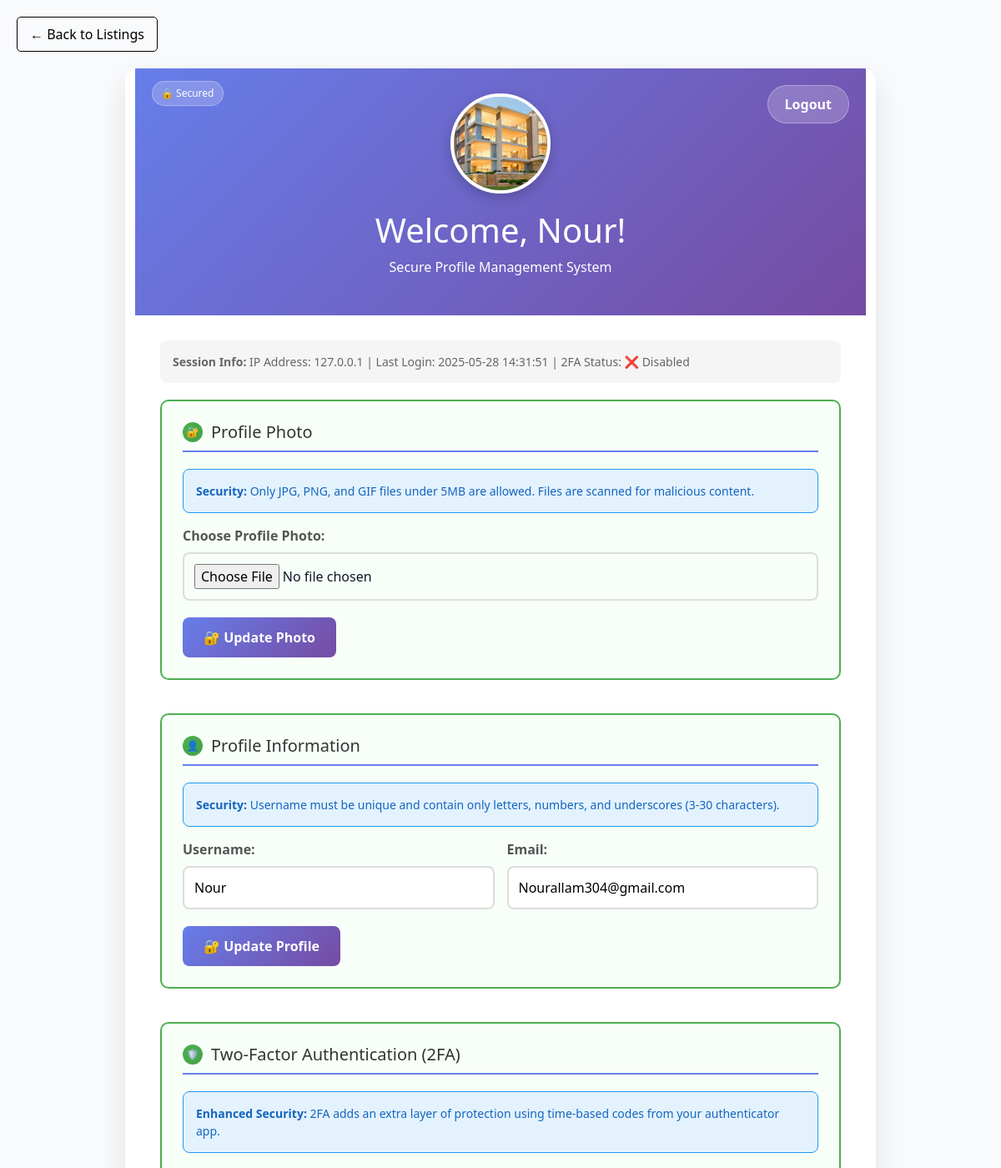
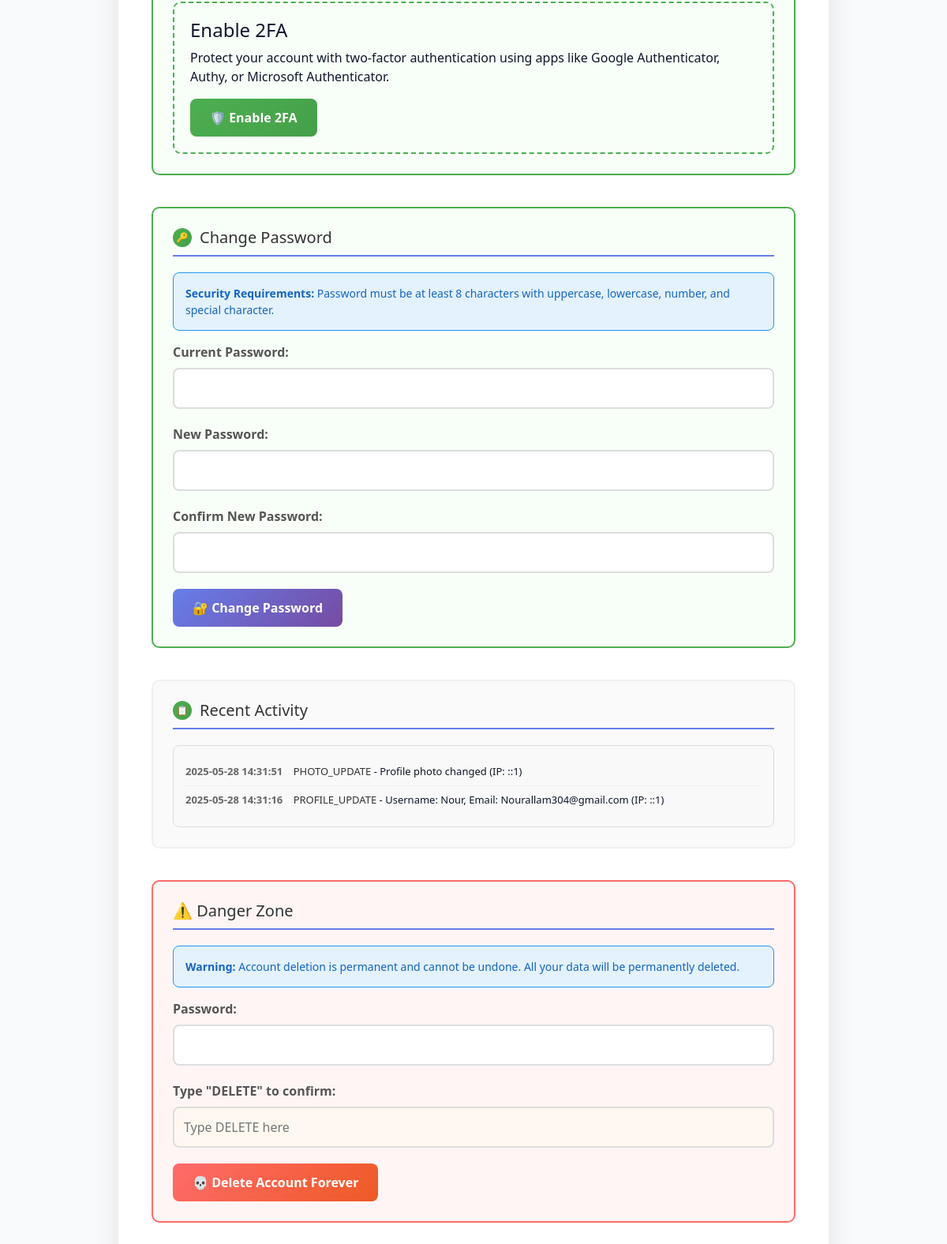
The app's page /index.php?page=profile (signed in) with its own data (2 pictures, top to bottom).
### tables this page shows
CREATE TABLE `users` (
  `id` int(11) NOT NULL,
  `username` varchar(255) NOT NULL,
  `password` varchar(255) NOT NULL,
  `email` varchar(100) NOT NULL,
  `is_active` tinyint(1) DEFAULT 1,
  `failed_login_attempts` int(11) DEFAULT 0,
  `locked_until` datetime DEFAULT NULL,
  `last_login_at` datetime DEFAULT NULL,
  `created_at` timestamp NOT NULL DEFAULT current_timestamp(),
  `updated_at` timestamp NOT NULL DEFAULT current_timestamp() ON UPDATE current_timestamp(),
  `failed_attempts` int(11) DEFAULT 0,
  `last_login` datetime DEFAULT NULL,
  `last_ip` varchar(45) DEFAULT NULL,
  `two_fa_secret` varchar(255) DEFAULT NULL,
  `profile_photo` varchar(255) DEFAULT NULL,
  `role` varchar(50) NOT NULL DEFAULT 'user'
);

CREATE TABLE `audit_logs` (
  `id` int(11) NOT NULL,
  `user_id` int(11) NOT NULL,
  `action` varchar(100) NOT NULL,
  `details` text DEFAULT NULL,
  `ip_address` varchar(45) NOT NULL,
  `user_agent` text DEFAULT NULL,
  `timestamp` int(11) NOT NULL
);

### layouts/pages/profile.php (the view, shortened to what this page needs)
<?php
$host = 'localhost';
$dbname = 'forfree';
$username = 'root';
$password = '';
try {
    $pdo = new PDO("mysql:host=$host;dbname=$dbname;charset=utf8mb4", $username, $password);
    $pdo->setAttribute(PDO::ATTR_ERRMODE, PDO::ERRMODE_EXCEPTION);
    $pdo->setAttribute(PDO::ATTR_EMULATE_PREPARES, false);
} catch(PDOException $e) {
    error_log("Database connection failed: " . $e->getMessage());
    die("System temporarily unavailable. Please try again later.");
}
$user_id = $_SESSION['user_id'];
$stmt = $pdo->prepare("SELECT * FROM users WHERE id = ?");
$stmt->execute([$user_id]);
$user = $stmt->fetch();
?>
<!DOCTYPE html>
<html lang="en">
<head>
</head>
<body>
        <a href="javascript:history.back()" class="back-link">← Back to Listings</a>
    <div class="container">
        <div class="header">
            <div class="security-badge">🔒 Secured</div>
            <a href="logout.php" class="logout-btn">Logout</a>
            <div class="profile-photo-container">
                <?php if ($user['profile_photo'] && file_exists($user['profile_photo'])): ?>
                    <img src="<?php echo htmlspecialchars($user['profile_photo']); ?>" alt="Profile Photo" class="profile-photo">
                <?php else: ?>
                    <div class="profile-photo">👤</div>
                <?php endif; ?>
            </div>
            <h1>Welcome, <?php echo htmlspecialchars($user['username']); ?>!</h1>
            <p>Secure Profile Management System</p>
        </div>
        <div class="content">
            <div class="session-info">
                <strong>Session Info:</strong>
                IP Address: <?php echo htmlspecialchars($_SERVER['REMOTE_ADDR'] ?? 'Unknown'); ?> |
                Last Login: <?php echo date('Y-m-d H:i:s', strtotime($user['updated_at'] ?? $user['created_at'])); ?> |
                2FA Status: <?php echo $user['two_fa_secret'] ? '✅ Enabled' : '❌ Disabled'; ?>
            </div>
            <div class="section secure">
                <h3><div class="security-icon">🔐</div>Profile Photo</h3>
                <div class="security-info">
                    <strong>Security:</strong> Only JPG, PNG, and GIF files under 5MB are allowed. Files are scanned for malicious content.
                </div>
                <form method="POST" enctype="multipart/form-data" onsubmit="return validateForm('photo_form')" name="photo_form">
                    <div class="form-group">
                        <label for="profile_photo">Choose Profile Photo:</label>
                        <input type="file" id="profile_photo" name="profile_photo" accept="image/jpeg,image/png,image/gif" required>
                    </div>
                    <button type="submit" name="upload_photo" class="btn">🔐 Update Photo</button>
                </form>
            </div>
            <div class="section secure">
                <h3><div class="security-icon">👤</div>Profile Information</h3>
                <div class="security-info">
                    <strong>Security:</strong> Username must be unique and contain only letters, numbers, and underscores (3-30 characters).
                </div>
                <form method="POST" onsubmit="return validateForm('profile_form')" name="profile_form">
                    <div class="form-row">
                        <div class="form-group">
                            <label for="username">Username:</label>
                            <input type="text" id="username" name="username" value="<?php echo htmlspecialchars($user['username']); ?>"
                                   pattern="[a-zA-Z0-9_]{3,30}" title="3-30 characters, letters, numbers, and underscores only" required>
                        </div>
                        <div class="form-group">
                            <label for="email">Email:</label>
                            <input type="email" id="email" name="email" value="<?php echo htmlspecialchars($user['email']); ?>" required>
                        </div>
                    </div>
                    <button type="submit" name="update_profile" class="btn">🔐 Update Profile</button>
                </form>
            </div>
            <div class="section secure">
                <h3><div class="security-icon">🛡️</div>Two-Factor Authentication (2FA)</h3>
                <div class="security-info">
                    <strong>Enhanced Security:</strong> 2FA adds an extra layer of protection using time-based codes from your authenticator app.
                </div>
                <?php if (!$user['two_fa_secret']): ?>
                    <div class="two-fa-section">
                        <h4>Enable 2FA</h4>
                        <p>Protect your account with two-factor authentication using apps like Google Authenticator, Authy, or Microsoft Authenticator.</p>
                        <form method="POST">
                            <button type="submit" name="toggle_2fa" class="btn btn-success">🛡️ Enable 2FA</button>
                        </form>
                    </div>
                <?php endif; ?>
            </div>
            <div class="section secure">
                <h3><div class="security-icon">🔑</div>Change Password</h3>
                <div class="security-info">
                    <strong>Security Requirements:</strong> Password must be at least 8 characters with uppercase, lowercase, number, and special character.
                </div>
                <form method="POST" onsubmit="return validateForm('password_form')" name="password_form">
                    <div class="form-group">
                        <label for="current_password">Current Password:</label>
                        <input type="password" id="current_password" name="current_password" required>
                    </div>
                    <div class="form-group">
                        <label for="new_password">New Password:</label>
                        <input type="password" id="new_password" name="new_password"
                               onkeyup="updatePasswordStrength()"
                               pattern="^(?=.*[a-z])(?=.*[A-Z])(?=.*\d)(?=.*[@$!%*?&])[A-Za-z\d@$!%*?&]{8,}$" required>
                    </div>
                    <div class="form-group">
                        <label for="confirm_password">Confirm New Password:</label>
                        <input type="password" id="confirm_password" name="confirm_password" required>
                    </div>
                    <button type="submit" name="change_password" class="btn">🔐 Change Password</button>
                </form>
            </div>
            <div class="section">
                <h3><div class="security-icon">📋</div>Recent Activity</h3>
                <div class="activity-log">
                    <?php
                    $stmt = $pdo->prepare("SELECT * FROM audit_logs WHERE user_id = ? ORDER BY timestamp DESC LIMIT 10");
                    $stmt->execute([$user_id]);
                    $logs = $stmt->fetchAll();
                    if ($logs):
                        foreach ($logs as $log):
                    ?>
                        <div class="log-entry">
                            <span class="log-time"><?php echo date('Y-m-d H:i:s', $log['timestamp']); ?></span>
                            <span class="log-action"><?php echo htmlspecialchars($log['action']); ?></span>
                            <?php if ($log['details']): ?>
                                <span class="log-details"> - <?php echo htmlspecialchars($log['details']); ?></span>
                            <?php endif; ?>
                            <span class="log-ip"> (IP: <?php echo htmlspecialchars($log['ip_address']); ?>)</span>
                        </div>
                    <?php
                        endforeach;
                    else:
                    ?>
                        <div class="log-entry">No recent activity found.</div>
                    <?php endif; ?>
                </div>
            </div>
            <div class="section danger-zone">
                <h3>⚠️ Danger Zone</h3>
                <div class="security-info">
                    <strong>Warning:</strong> Account deletion is permanent and cannot be undone. All your data will be permanently deleted.
                </div>
                <form method="POST" onsubmit="return confirmDangerousAction('PERMANENTLY DELETE your account and ALL data?')">
                    <div class="form-row">
                        <div class="form-group">
                            <label for="password_confirm">Password:</label>
                            <input type="password" id="password_confirm" name="password_confirm" required>
                        </div>
                    </div>
                    <div class="form-group">
                        <label for="confirmation_text">Type "DELETE" to confirm:</label>
                        <input type="text" id="confirmation_text" name="confirmation_text"
                               class="confirmation-input" placeholder="Type DELETE here" required>
                    </div>
                    <button type="submit" name="delete_account" class="btn btn-danger">💀 Delete Account Forever</button>
                </form>
            </div>
        </div>
    </div>
</body>
</html>

### index.php (style rules this page uses)
:root { --primary-color: #2563eb; --secondary-color: #1e40af; --accent-color: #f97316; --light-bg: #f8fafc; --dark-text: #0f172a; --light-text: #64748b; }
body { font-family: 'Segoe UI', -apple-system, BlinkMacSystemFont, sans-serif; color: var(--dark-text); background-color: var(--light-bg); }

### layouts/pages/profile.php (style rules this page uses)
* { margin: 0; padding: 0; box-sizing: border-box; }
body { font-family: 'Segoe UI', Tahoma, Geneva, Verdana, sans-serif; min-height: 100vh; padding: 20px; }
.container { max-width: 900px; margin: 0 auto; background: white; border-radius: 15px; box-shadow: 0 15px 35px rgba(0,0,0,0.1); overflow: hidden; }
.header { background: linear-gradient(135deg, #667eea 0%, #764ba2 100%); color: white; padding: 30px; text-align: center; position: relative; }
.security-badge { position: absolute; top: 15px; left: 20px; background: rgba(255,255,255,0.2); padding: 5px 10px; border-radius: 15px; font-size: 12px; border: 1px solid rgba(255,255,255,0.3); }
.profile-photo-container { position: relative; width: 120px; height: 120px; margin: 0 auto 20px; border-radius: 50%; overflow: hidden; border: 4px solid white; box-shadow: 0 5px 15px rgba(0,0,0,0.2); }
.profile-photo { width: 100%; height: 100%; object-fit: cover; background: #f0f0f0; display: flex; align-items: center; justify-content: center; font-size: 48px; color: #999; }
.content { padding: 30px; }
.section { margin-bottom: 40px; padding: 25px; border: 2px solid #f0f0f0; border-radius: 10px; background: #fafafa; position: relative; }
.section.secure { border-color: #4CAF50; background: #f8fff8; }
.section h3 { color: #333; margin-bottom: 20px; font-size: 20px; border-bottom: 2px solid #667eea; padding-bottom: 10px; display: flex; align-items: center; gap: 10px; }
.security-icon { background: linear-gradient(135deg, #4CAF50 0%, #45a049 100%); color: white; border-radius: 50%; width: 24px; height: 24px; display: flex; align-items: center; justify-content: center; font-size: 12px; }
.form-group { margin-bottom: 20px; }
label { display: block; margin-bottom: 8px; font-weight: 600; color: #555; }
input[type="text"], input[type="email"], input[type="password"], input[type="file"] { width: 100%; padding: 12px; border: 2px solid #ddd; border-radius: 8px; font-size: 16px; transition: border-color 0.3s; }
.btn { background: linear-gradient(135deg, #667eea 0%, #764ba2 100%); color: white; padding: 12px 25px; border: none; border-radius: 8px; cursor: pointer; font-size: 16px; font-weight: 600; transition: transform 0.2s, box-shadow 0.2s; }
.btn-danger { background: linear-gradient(135deg, #ff6b6b 0%, #ee5a24 100%); }
.btn-success { background: linear-gradient(135deg, #4CAF50 0%, #45a049 100%); }
.danger-zone { border-color: #ff6b6b !important; background: #fff5f5 !important; }
.two-fa-section { border: 2px dashed #4CAF50; background: #f8fff8; padding: 20px; border-radius: 10px; margin-top: 20px; }
.security-info { background: #e3f2fd; border: 1px solid #2196F3; border-radius: 8px; padding: 15px; margin: 15px 0; font-size: 14px; color: #1565C0; }
.logout-btn { position: absolute; top: 20px; right: 20px; background: rgba(255,255,255,0.2); color: white; padding: 10px 20px; border: 1px solid rgba(255,255,255,0.3); border-radius: 25px; text-decoration: none; font-weight: 600; transition: background 0.3s; }
.form-row { display: flex; gap: 15px; }
.form-row .form-group { flex: 1; }
.confirmation-input { background: #fff8f0; border: 2px solid #ff9800; }
.session-info { background: #f5f5f5; padding: 15px; border-radius: 8px; margin-bottom: 20px; font-size: 14px; color: #666; }
.activity-log { max-height: 300px; overflow-y: auto; background: #f9f9f9; border: 1px solid #ddd; border-radius: 8px; padding: 15px; }
.log-entry { padding: 8px 0; border-bottom: 1px solid #eee; font-size: 13px; }
.log-entry:last-child { border-bottom: none; }
.log-time { color: #666; font-weight: 600; }
.log-action { color: #333; margin-left: 10px; }
.back-link { display: inline-block; margin-bottom: 20px; color:rgb(0, 0, 0); text-decoration: none; padding: 8px 15px; border: 1px solid rgb(0, 0, 0); border-radius: 5px; }

### records on screen
users: profile_photo (picture), username "Nour", updated_at "2025-05-28 14:31:51", email "Nourallam304@gmail.com"
audit_logs: timestamp "2025-05-28 14:31:51", action "PHOTO_UPDATE", details "Profile photo changed", ip_address "::1"
audit_logs: timestamp "2025-05-28 14:31:16", action "PROFILE_UPDATE", details "Username: Nour, Email: Nourallam304@gmail.com", ip_address "::1"

### other values on screen
$_SERVER['REMOTE_ADDR'] "127.0.0.1"
